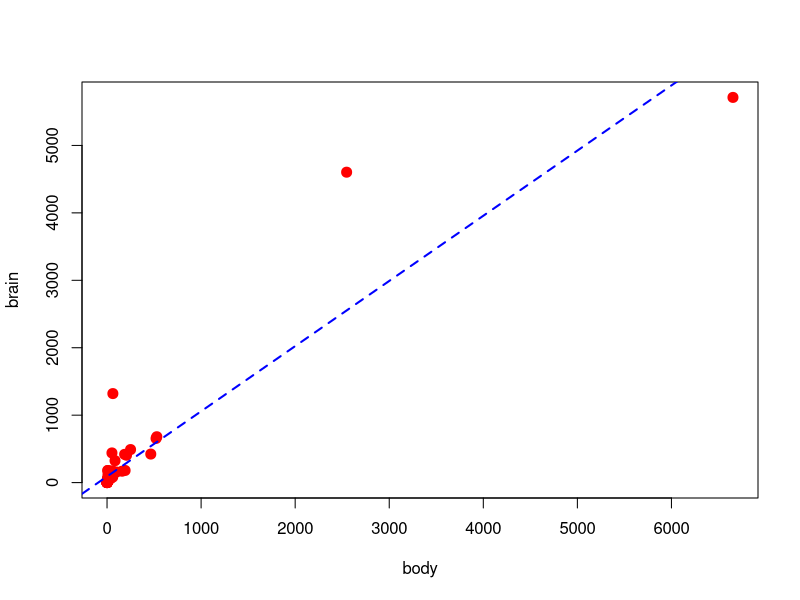
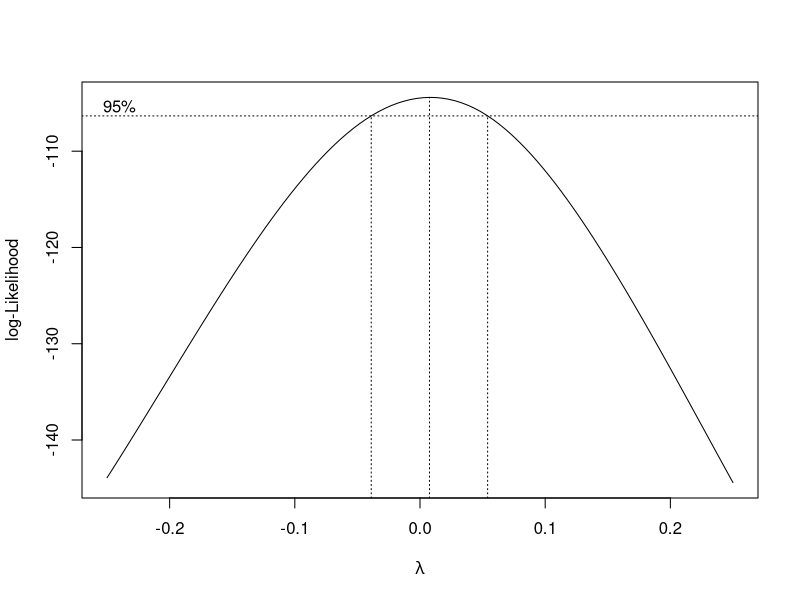
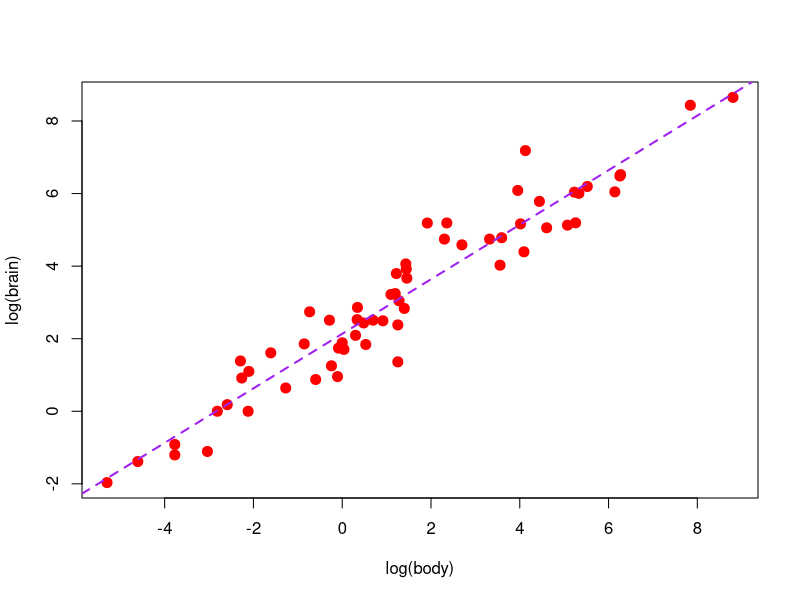

Here is the R script that generated these plots, in order: (Note: this script raises an error after producing the figures.)
## ---- chunk 1
knitr::opts_chunk$set(echo = TRUE)
## ---- chunk 2
labs = knitr::all_labels()
labs = setdiff(labs, c("setup", "get-labels"))
## ---- chunk 3

## Solution for Ex 1 Q 2

data(mammals, package='MASS')

# scatter plot of brain vs body
plot(brain~body,data=mammals, 
     xlab = 'body', ylab = 'brain',
     pch = 20, cex = 2, col = 'red')

mod_ols = lm(brain~body,data=mammals)

# fitted regression line
abline(mod_ols, col = 'blue', lty = 'dashed', lwd = 2)


## ---- chunk 4

## Solution for Ex 1 Q 3

library(MASS)

data(mammals, package='MASS')

mod_ols = lm(brain~log(body),data=mammals)

bc = boxcox(mod_ols , lambda = seq(-0.25, 0.25, by = 0.10), plotit = TRUE)


## ---- chunk 5

## Solution for Ex 1 Q 4

log_mod = lm(log(brain)~log(body),data=mammals)

#scatter plot of log(brain) vs log(body)

plot(log(brain)~log(body),data=mammals, 
     xlab = 'log(body)', ylab = 'log(brain)',
     pch = 20, cex = 2, col = 'red')

# fitted regression line
abline(log_mod, col = 'purple', lty = 'dashed', lwd = 2)

## ---- chunk 6

## Solution for Ex 1 Q 6

log_mod = lm(log(brain)~log(body),data=mammals)

inf_ids=which(cooks.distance(log_mod)>4/length(resid(log_mod)))
inf_ids

## ---- chunk 7

## Solution for Ex 2 Q 2

data(tvdoctor, package='faraway')

poly_1 = lm(life ~ tv, data = tvdoctor)


plot(life ~ tv, data = tvdoctor, 
     xlab = 'tv', ylab = 'life',
     pch = 20, cex = 2, col = 'red')

abline(poly_1, col = 'blue', lty = 'dashed', lwd = 2)

poly_2 = lm(life ~ poly(tv, 2, raw = TRUE), data = tvdoctor)


xplot = seq(0, 800, by = 10)
lines(xplot, predict(poly_2, newdata = data.frame(tv = xplot)),
      col = "orange", lwd = 2)

legend("topright", title = "degree", cex = 0.8,
       legend = c("d = 1", "d = 2"), 
       lwd = 2, lty = c(2, 1), 
       col = c("blue", "orange"))
## ---- chunk 8

## Solution for Ex 2 Q 3

high_lev = which(hatvalues(poly_2) > 2 * mean(hatvalues(poly_2)))
high_lev

## ---- chunk 9

## Solution for Ex 2 Q 5

poly_2 = lm(life ~ poly(tv, 2, raw = TRUE), data = tvdoctor)


high_lev_rmvd = which(hatvalues(poly_2) <= 2 * mean(hatvalues(poly_2)))


poly_1 = lm(life ~ tv, data = tvdoctor,subset = high_lev_rmvd)


plot(life ~ tv, data = tvdoctor, subset = high_lev_rmvd,
     xlab = 'tv', ylab = 'life',
     pch = 20, cex = 2, col = 'red')


abline(poly_1, col = 'blue', lty = 'dashed', lwd = 2)

poly_2 = lm(life ~ poly(tv, 2, raw = TRUE), data = tvdoctor,subset = high_lev_rmvd)


xplot = seq(0, 100, by = 0.01)
lines(xplot, predict(poly_2, newdata = data.frame(tv = xplot)),
      col = "orange", lwd = 2)

# add a legend 
legend("topright", title = "degree", cex = 0.8,
       legend = c("d = 1", "d = 2"), 
       lwd = 2, lty = c(2, 1), 
       col = c("blue", "orange"))
## ---- chunk 10

## Solution for Ex 2 Q 7


plot(life~log(tv),data=tvdoctor, 
     xlab = 'log(tv)', ylab = 'life',
     pch = 20, cex = 2, col = 'red')

mod = lm(life~log(tv),data = tvdoctor)

abline(mod, col = 'blue', lty = 'dashed', lwd = 2)

## ---- chunk 11

mod_2 = lm(life ~ poly(tv, 2, raw = TRUE), data = tvdoctor)

mod_6 = lm(life~log(tv),data = tvdoctor)

summary(mod_2)$adj.r.squared

summary(mod_6)$adj.r.squared

## ---- chunk 12

## Solution for Ex 3 Q 2

library(readr)
data(cars, package='faraway')


mod = lm(dist~speed,data=cars)

bc = boxcox(mod , lambda = seq(-0.00, 0.90, by = 0.05), plotit = TRUE)


